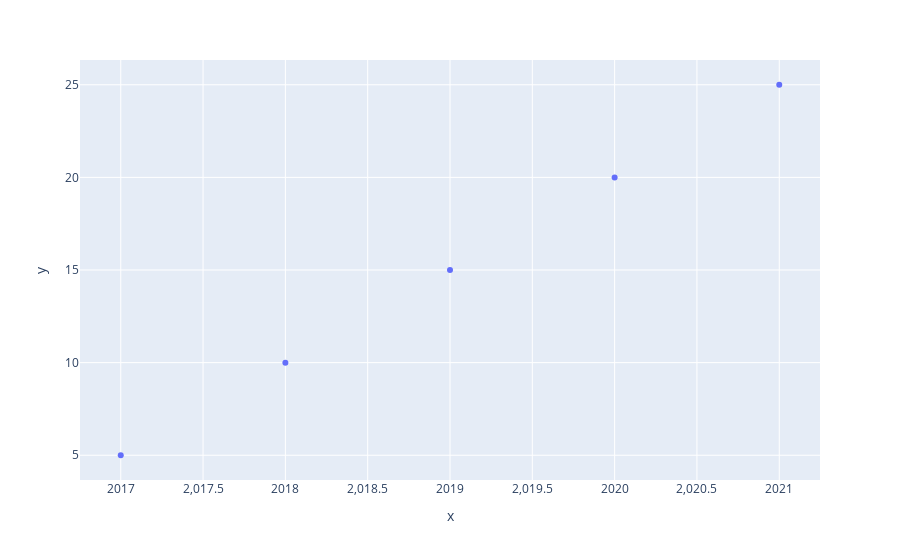

Write notebook code for a chart like this one.
### Code cell
import plotly.express as px
fig = px.scatter(x=[2017, 2018, 2019, 2020, 2021], y=[5, 10, 15, 20, 25])
fig.show()

#showing the increase of vaping in the past 5 years

### Figure 1 — Plotly figure (JSON) as saved in the notebook; plotly's stock layout.template omitted (floating-point values rounded to 4 significant figures)
{"data": [{"hovertemplate": "x=%{x}<br>y=%{y}<extra></extra>", "legendgroup": "", "marker": {"color": "#636efa", "symbol": "circle"}, "mode": "markers", "name": "", "orientation": "v", "showlegend": false, "type": "scatter", "x": [2017, 2018, 2019, 2020, 2021], "xaxis": "x", "y": [5, 10, 15, 20, 25], "yaxis": "y"}], "layout": {"legend": {"tracegroupgap": 0}, "margin": {"t": 60}, "xaxis": {"anchor": "y", "domain": [0, 1], "title": {"text": "x"}}, "yaxis": {"anchor": "x", "domain": [0, 1], "title": {"text": "y"}}}}
